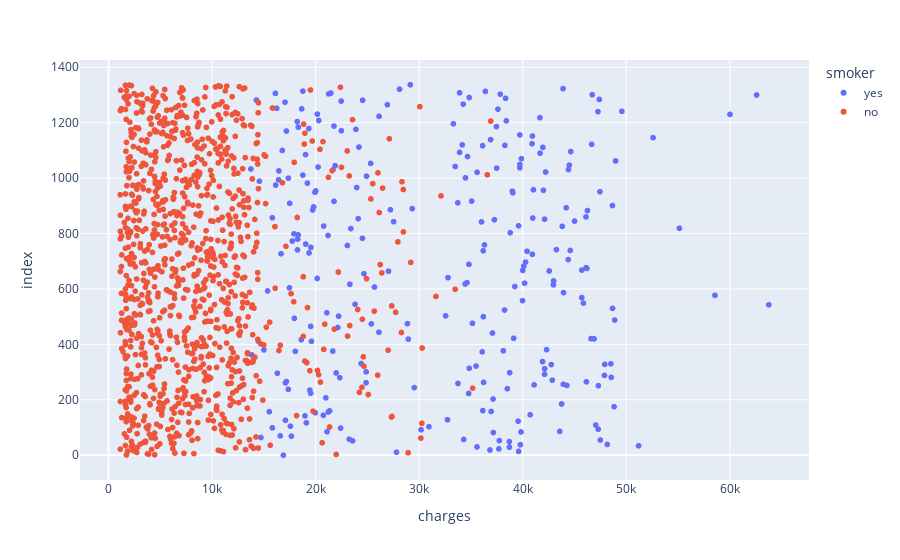

Here is the notebook cell this chart was saved with:
### Markdown cell above
Smokers have higher charges than non smokers

### Code cell
fig=px.scatter(medical_df,x='charges', color='smoker')
fig.show()

### Figure 1 — Plotly figure (JSON) as saved in the notebook; plotly's stock layout.template omitted (floating-point values rounded to 4 significant figures; data arrays with more than 128 entries replaced by an {"elided": "..."} marker saying what was removed)
{"data": [{"hovertemplate": "smoker=yes<br>charges=%{x}<br>index=%{y}<extra></extra>", "legendgroup": "yes", "marker": {"color": "#636efa", "symbol": "circle"}, "mode": "markers", "name": "yes", "showlegend": true, "type": "scattergl", "x": {"elided": "274 float values"}, "xaxis": "x", "y": {"elided": "274 int values"}, "yaxis": "y"}, {"hovertemplate": "smoker=no<br>charges=%{x}<br>index=%{y}<extra></extra>", "legendgroup": "no", "marker": {"color": "#EF553B", "symbol": "circle"}, "mode": "markers", "name": "no", "showlegend": true, "type": "scattergl", "x": {"elided": "1064 float values"}, "xaxis": "x", "y": {"elided": "1064 int values"}, "yaxis": "y"}], "layout": {"legend": {"title": {"text": "smoker"}, "tracegroupgap": 0}, "margin": {"t": 60}, "xaxis": {"anchor": "y", "domain": [0, 1], "title": {"text": "charges"}}, "yaxis": {"anchor": "x", "domain": [0, 1], "title": {"text": "index"}}}}
